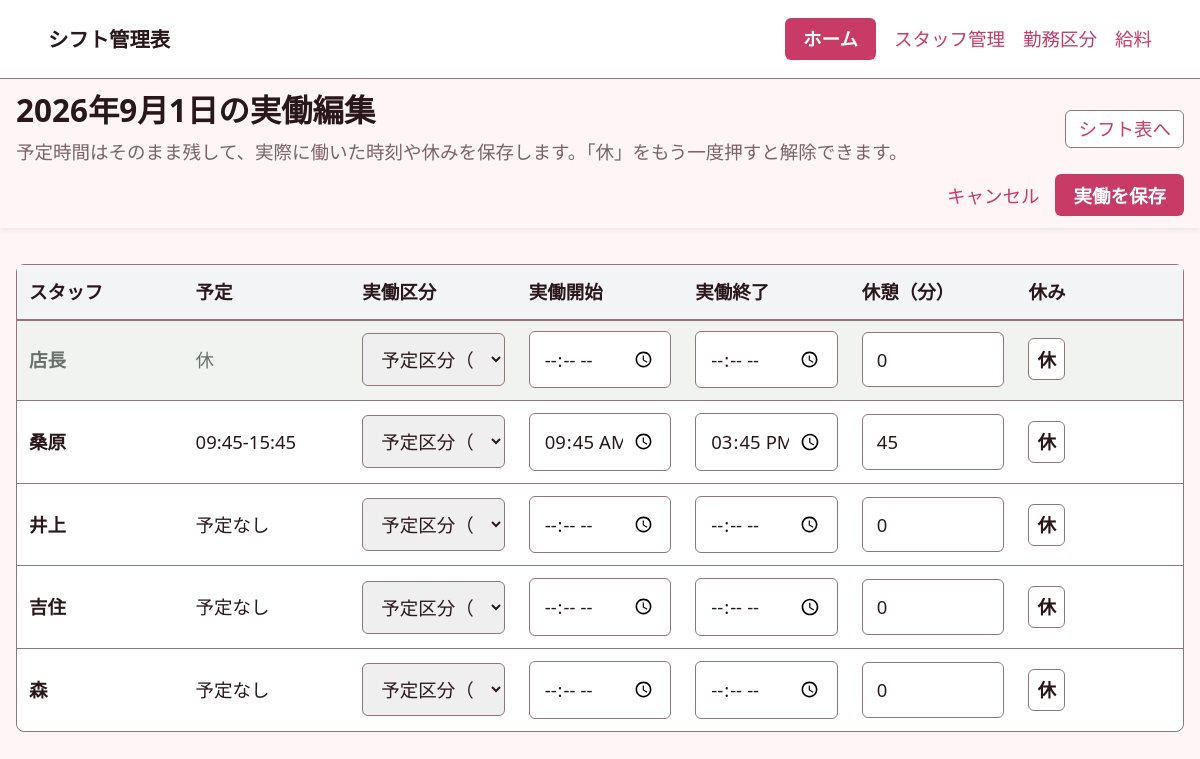
Page /actuals/2026-09-01/ on the committed database.
### notes/models.py (models this page shows, shortened)
class Staff(models.Model):
    show_in_salary = models.BooleanField('給料一覧に表示', default=True)
    management_number = models.CharField('管理番号', max_length=2, unique=True, blank=True, null=True)
    name = models.CharField('名前', max_length=80, unique=True)
    hourly_wage = models.PositiveIntegerField('平日時給', default=0)
    holiday_hourly_wage = models.PositiveIntegerField('土日祝日時給', blank=True, null=True)
    paid_leave_hours_per_day = models.DecimalField(
        '有給1日あたりの時間', max_digits=4, decimal_places=2, default=0,
        validators=[MinValueValidator(0), MaxValueValidator(24)],
    )
    created_at = models.DateTimeField('作成日時', auto_now_add=True)
    class Meta:
        ordering = [models.F('management_number').asc(nulls_last=True), 'name']
        verbose_name = 'スタッフ'
        verbose_name_plural = 'スタッフ'

class Shift(models.Model):
    staff = models.ForeignKey(Staff, verbose_name='スタッフ', on_delete=models.CASCADE, related_name='shifts')
    shift_type = models.ForeignKey(
        ShiftType,
        verbose_name='勤務区分',
        on_delete=models.SET_NULL,
        related_name='shifts',
        blank=True,
        null=True,
    )
    work_date = models.DateField('勤務日')
    start_time = models.TimeField('開始時刻', blank=True, null=True)
    end_time = models.TimeField('終了時刻', blank=True, null=True)
    actual_start_time = models.TimeField('実働開始時刻', blank=True, null=True)
    actual_end_time = models.TimeField('実働終了時刻', blank=True, null=True)
    actual_day_off = models.BooleanField('実働休み', default=False)
    actual_shift_type = models.ForeignKey(
        ShiftType, verbose_name='実働区分', on_delete=models.SET_NULL,
        related_name='actual_shifts', blank=True, null=True,
    )
    actual_break_minutes = models.PositiveSmallIntegerField('実働休憩（分）', blank=True, null=True)
    @property
    def planned_break_minutes(self):
        return (self.shift_type.break_minutes or 0) if self.shift_type else 0
    @property
    def effective_break_minutes(self):
        category = self.effective_shift_type
        return self.actual_break_minutes if self.actual_break_minutes is not None else ((category.break_minutes or 0) if category else 0)
    @property
    def effective_shift_type(self):
        return self.actual_shift_type or self.shift_type
    role = models.CharField('担当', max_length=80, blank=True)
    memo = models.CharField('メモ', max_length=160, blank=True)
    created_at = models.DateTimeField('作成日時', auto_now_add=True)
    updated_at = models.DateTimeField('更新日時', auto_now=True)
    class Meta:
        ordering = ['work_date', 'start_time', 'staff__name']
        constraints = [
            models.UniqueConstraint(fields=['staff', 'work_date'], name='unique_staff_shift_per_day'),
        ]
        verbose_name = 'シフト'
        verbose_name_plural = 'シフト'

### notes/views.py (the view)
# urls.py: path('actuals/<str:work_date>/', views.actual_work_edit, name='actual_work_edit'),
def actual_work_edit(request, work_date):
    try:
        target_date = datetime.strptime(work_date, '%Y-%m-%d').date()
    except ValueError:
        messages.error(request, '日付を確認してください。')
        return redirect('shift_table')
    staff_members = Staff.objects.all()
    shifts = {
        shift.staff_id: shift
        for shift in Shift.objects.filter(work_date=target_date).select_related('staff', 'shift_type', 'actual_shift_type')
    }
    if request.method == 'POST':
        if _save_actual_work_times(request, target_date, staff_members, shifts):
            messages.success(request, '実働時間を保存しました。')
            return redirect(_month_url('shift_table', target_date) + ('&view=actual' if request.GET.get('view') == 'actual' else ''))
    rows = []
    for staff in staff_members:
        shift = shifts.get(staff.id)
        initial_start = shift.actual_start_time or shift.start_time if shift else None
        initial_end = shift.actual_end_time or shift.end_time if shift else None
        actual_day_off = bool(shift and shift.actual_day_off)
        if request.method == 'POST':
            actual_day_off = request.POST.get(f'actual_day_off_{staff.pk}') == '1'
        if actual_day_off:
            initial_start = initial_end = None
        rows.append(
            {
                'staff': staff,
                'shift': shift,
                'is_day_off': shift.shift_type.is_leave if shift and shift.shift_type else False,
                'planned_label': _shift_time_label(shift),
                'actual_start': initial_start,
                'actual_day_off': actual_day_off,
                'actual_type_id': request.POST.get(f'actual_type_{staff.pk}', '') if request.method == 'POST' else (str(shift.actual_shift_type_id) if shift and shift.actual_shift_type_id else ''),
                'actual_end': initial_end,
                'actual_break': request.POST.get(f'actual_break_{staff.pk}', '') if request.method == 'POST' else (shift.effective_break_minutes if shift else 0),
            }
        )
    return render(
        request,
        'notes/actual_work_form.html',
        {
            'target_date': target_date,
            'shift_types': ShiftType.objects.all(),
            'rows': rows,
        },
    )

### notes/models.py (called while the page is built)
    @property
    def is_leave(self):
        return self.code in dict(LEAVE_TYPE_CODES)

    def __str__(self):
        if self.start_time and self.end_time:
            return f'{self.code} {self.start_time:%H:%M}-{self.end_time:%H:%M}'
        return self.code

### notes/views.py (called while the page is built)
def _shift_time_label(shift):
    if not shift:
        return '予定なし'
    if shift.shift_type and shift.shift_type.is_leave:
        return shift.shift_type.code
    if shift.start_time and shift.end_time:
        return f'{shift.start_time:%H:%M}-{shift.end_time:%H:%M}'
    return '時間なし'

### notes/templates/notes/actual_work_form.html (shortened to what this page needs)
{% extends 'notes/base.html' %}
{% block content %}
    <section class="page-title table-header">
        <div>
            <h1>{{ target_date|date:'Y年n月j日' }}の実働編集</h1>
            <p>予定時間はそのまま残して、実際に働いた時刻や休みを保存します。「休」をもう一度押すと解除できます。</p>
        </div>
        <div class="month-nav">
            <a href="{% url 'shift_table' %}?month={{ target_date|date:'Y-m' }}{% if request.GET.view == 'actual' %}&view=actual{% endif %}">シフト表へ</a>
        </div>
    </section>
    <form method="post">
        <div class="actual-table-wrap">
            <table class="actual-table">
                <thead>
                    <tr>
                        <th>スタッフ</th>
                        <th>予定</th>
                        <th>実働区分</th>
                        <th>実働開始</th>
                        <th>実働終了</th>
                        <th>休憩（分）</th>
                        <th>休み</th>
                    </tr>
                </thead>
                <tbody>
                    {% for row in rows %}
                        <tr class="{% if row.is_day_off or row.actual_day_off %}actual-day-off{% endif %}" data-actual-row>
                            <th>{{ row.staff.name }}</th>
                            <td>{{ row.planned_label }}</td>
                            <td>
                                <select name="actual_type_{{ row.staff.pk }}" data-actual-type aria-label="{{ row.staff.name }}さんの実働区分">
                                    <option value="" data-manual="true">予定区分（時刻は手入力）</option>
                                </select>
                            </td>
                            <td>
                                <input
                                    type="time"
                                    name="actual_start_{{ row.staff.pk }}"
                                    value="{{ row.actual_start|time:'H:i' }}"
                                >
                            </td>
                            <td>
                                <input
                                    type="time"
                                    name="actual_end_{{ row.staff.pk }}"
                                    value="{{ row.actual_end|time:'H:i' }}"
                                >
                            </td>
                            <td>
                                <input type="number" name="actual_break_{{ row.staff.pk }}" min="0" max="1440" step="1" value="{{ row.actual_break }}" placeholder="予定どおり" aria-label="{{ row.staff.name }}さんの休憩（分）" {% if row.actual_day_off %}disabled{% endif %}>
                            </td>
                            <td>
                                <button type="button" class="day-off-button" data-actual-off-button aria-pressed="{% if row.actual_day_off %}true{% else %}false{% endif %}">休</button>
                            </td>
                        </tr>
                    {% endfor %}
                </tbody>
            </table>
        </div>
        <div class="form-actions">
            <a href="{% url 'shift_table' %}?month={{ target_date|date:'Y-m' }}{% if request.GET.view == 'actual' %}&view=actual{% endif %}">キャンセル</a>
            <button type="submit">実働を保存</button>
        </div>
    </form>
{% endblock %}

### notes/static/notes/styles.css (style rules this page uses)
:root { color-scheme: light; --bg: #fff5f7; --surface: #ffffff; --ink: #2a171b; --muted: #7b6268; --line: #90757d; --accent: #c73b66; --accent-dark: #9f2d50; --danger: #b7283e; }
* { box-sizing: border-box; }
html { font-size: 18.5px; }
body { margin: 0; min-height: 100vh; background: var(--bg); color: var(--ink); font-family: system-ui, -apple-system, BlinkMacSystemFont, "Segoe UI", sans-serif; line-height: 1.6; }
a { color: var(--accent); text-decoration: none; }
.top-nav, .table-header, .month-nav, .field-grid { display: flex; align-items: center; }
.page-title { margin-bottom: 28px; }
.page-title h1, .form-panel h1 { margin: 0 0 8px; font-size: clamp(1.7rem, 2.4vw, 2.25rem); line-height: 1.2; }
.page-title p, .empty-state p, .form-panel p, time { color: var(--muted); }
.table-header { justify-content: space-between; gap: 18px; }
.month-nav, .shift-action-nav { display: flex; gap: 8px; white-space: nowrap; }
.month-nav a { display: inline-flex; align-items: center; min-height: 38px; padding: 0 12px; border: 1px solid var(--line); border-radius: 6px; background: var(--surface); }
.button, button { display: inline-flex; align-items: center; justify-content: center; min-height: 42px; padding: 0 18px; border: 0; border-radius: 6px; background: var(--accent); color: #fff; font: inherit; font-weight: 700; cursor: pointer; }
.day-off-button { flex: 0 0 auto; padding: 0 8px; border: 1px solid var(--line); background: var(--surface); color: var(--ink); }
.actual-table-wrap { overflow-x: auto; border: 1px solid var(--line); border-radius: 8px; background: var(--surface); }
.actual-table { width: 100%; border-collapse: collapse; table-layout: fixed; }
.actual-table th, .actual-table td { padding: 12px; border-bottom: 1px solid var(--line); text-align: left; }
.actual-table thead th { background: #f3f4f6; color: var(--muted); }
.actual-table tbody th { font-size: 1rem; }
.actual-table tr:last-child th, .actual-table tr:last-child td { border-bottom: 0; }
.actual-day-off { background: #f1f3f1; color: #68706b; }
input, textarea, select { width: 100%; border: 1px solid var(--line); border-radius: 6px; padding: 12px 14px; color: var(--ink); font: inherit; }
.form-actions { display: flex; align-items: center; justify-content: flex-end; gap: 16px; margin-top: 22px; }
@media screen { .week-panel, .actual-table-wrap { overflow: visible; } }
@media screen { .week-table, .actual-table { border-collapse: separate; border-spacing: 0; } }
@media screen { .week-table thead, .actual-table thead { position: sticky; top: var(--fixed-header-height, 0px); z-index: 20; background: #f3f4f6; box-shadow: 0 2px 0 var(--line); } }
@media screen { .actual-table thead th { color: var(--ink); border-bottom: 1px solid var(--line); } }
@media screen { body.has-fixed-header { padding-top: var(--fixed-header-height); } }
.fixed-page-controls .page-title, .fixed-page-controls .form-actions, .fixed-page-controls .bulk-actions { margin: 0; }
.fixed-page-controls .page-title p { margin: 4px 0 0; }
.fixed-page-controls .form-actions, .fixed-page-controls .bulk-actions { margin-top: 8px; flex-direction: row; flex-wrap: wrap; }
html { scroll-padding-top: calc(var(--fixed-header-height, 0px) + 16px); }

### rows in the picture
Staff: staff.name "店長", planned_label "休", actual_break "0"
Staff: staff.name "桑原", planned_label "09:45-15:45", actual_start "09:45", actual_end "15:45", actual_break "45"
Staff: staff.name "井上", planned_label "予定なし", actual_break "0"
Staff: staff.name "吉住", planned_label "予定なし", actual_break "0"
Staff: staff.name "森", planned_label "予定なし", actual_break "0"

### other values in the picture
{{ target_date|date:'Y年n月j日' }} "2026年9月1日"
